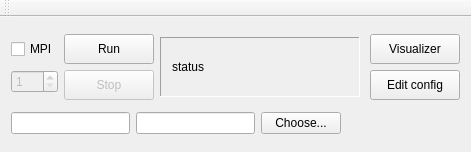
<?xml version="1.0" encoding="UTF-8"?>
<ui version="4.0">
 <class>MainWindow</class>
 <widget class="QMainWindow" name="MainWindow">
  <property name="geometry">
   <rect>
    <x>0</x>
    <y>0</y>
    <width>471</width>
    <height>152</height>
   </rect>
  </property>
  <property name="windowTitle">
   <string>CourseWork App</string>
  </property>
  <widget class="QWidget" name="centralWidget">
   <layout class="QVBoxLayout" name="verticalLayout">
    <item>
     <layout class="QHBoxLayout" name="horizontalLayout_2">
      <item>
       <layout class="QVBoxLayout" name="verticalLayout_2">
        <item>
         <widget class="QCheckBox" name="isMPI">
          <property name="toolTip">
           <string>Use MPI</string>
          </property>
          <property name="text">
           <string>MPI</string>
          </property>
         </widget>
        </item>
        <item>
         <widget class="QSpinBox" name="pnumBox">
          <property name="enabled">
           <bool>false</bool>
          </property>
          <property name="toolTip">
           <string>number of processes</string>
          </property>
          <property name="minimum">
           <number>1</number>
          </property>
         </widget>
        </item>
       </layout>
      </item>
      <item>
       <layout class="QVBoxLayout" name="verticalLayout_3">
        <item>
         <widget class="QPushButton" name="startButton">
          <property name="minimumSize">
           <size>
            <width>90</width>
            <height>30</height>
           </size>
          </property>
          <property name="toolTip">
           <string>Run exec</string>
          </property>
          <property name="text">
           <string>Run</string>
          </property>
         </widget>
        </item>
        <item>
         <widget class="QPushButton" name="stopButton">
          <property name="enabled">
           <bool>false</bool>
          </property>
          <property name="minimumSize">
           <size>
            <width>90</width>
            <height>30</height>
           </size>
          </property>
          <property name="toolTip">
           <string>Stop exec</string>
          </property>
          <property name="text">
           <string>Stop</string>
          </property>
         </widget>
        </item>
       </layout>
      </item>
      <item>
       <widget class="QFrame" name="frame">
        <property name="minimumSize">
         <size>
          <width>200</width>
          <height>0</height>
         </size>
        </property>
        <property name="maximumSize">
         <size>
          <width>16777215</width>
          <height>60</height>
         </size>
        </property>
        <property name="frameShape">
         <enum>QFrame::Panel</enum>
        </property>
        <property name="frameShadow">
         <enum>QFrame::Sunken</enum>
        </property>
        <layout class="QGridLayout" name="gridLayout">
         <item row="0" column="0">
          <widget class="QLabel" name="runStatusLabel">
           <property name="toolTip">
            <string>status ololo</string>
           </property>
           <property name="text">
            <string>status</string>
           </property>
          </widget>
         </item>
        </layout>
       </widget>
      </item>
      <item>
       <spacer name="horizontalSpacer_2">
        <property name="orientation">
         <enum>Qt::Horizontal</enum>
        </property>
        <property name="sizeType">
         <enum>QSizePolicy::Preferred</enum>
        </property>
        <property name="sizeHint" stdset="0">
         <size>
          <width>40</width>
          <height>20</height>
         </size>
        </property>
       </spacer>
      </item>
      <item>
       <layout class="QVBoxLayout" name="verticalLayout_4">
        <item>
         <widget class="QPushButton" name="visBtn">
          <property name="minimumSize">
           <size>
            <width>90</width>
            <height>30</height>
           </size>
          </property>
          <property name="toolTip">
           <string>Start visualizer</string>
          </property>
          <property name="text">
           <string>Visualizer</string>
          </property>
         </widget>
        </item>
        <item>
         <widget class="QPushButton" name="editButton">
          <property name="minimumSize">
           <size>
            <width>90</width>
            <height>30</height>
           </size>
          </property>
          <property name="toolTip">
           <string>Open config in system editor</string>
          </property>
          <property name="text">
           <string>Edit config</string>
          </property>
         </widget>
        </item>
       </layout>
      </item>
     </layout>
    </item>
    <item>
     <layout class="QHBoxLayout" name="horizontalLayout">
      <item>
       <widget class="QLineEdit" name="execCheck">
        <property name="contextMenuPolicy">
         <enum>Qt::NoContextMenu</enum>
        </property>
        <property name="toolTip">
         <string>Exec status</string>
        </property>
        <property name="readOnly">
         <bool>true</bool>
        </property>
       </widget>
      </item>
      <item>
       <widget class="QLineEdit" name="configCheck">
        <property name="contextMenuPolicy">
         <enum>Qt::NoContextMenu</enum>
        </property>
        <property name="toolTip">
         <string>Config status</string>
        </property>
        <property name="styleSheet">
         <string notr="true"/>
        </property>
        <property name="readOnly">
         <bool>true</bool>
        </property>
       </widget>
      </item>
      <item>
       <widget class="QPushButton" name="chooseBtn">
        <property name="toolTip">
         <string>Choose exec and config</string>
        </property>
        <property name="text">
         <string>Choose...</string>
        </property>
       </widget>
      </item>
      <item>
       <spacer name="horizontalSpacer">
        <property name="orientation">
         <enum>Qt::Horizontal</enum>
        </property>
        <property name="sizeHint" stdset="0">
         <size>
          <width>40</width>
          <height>20</height>
         </size>
        </property>
       </spacer>
      </item>
     </layout>
    </item>
   </layout>
  </widget>
  <widget class="QMenuBar" name="menuBar">
   <property name="geometry">
    <rect>
     <x>0</x>
     <y>0</y>
     <width>471</width>
     <height>21</height>
    </rect>
   </property>
  </widget>
  <widget class="QToolBar" name="mainToolBar">
   <attribute name="toolBarArea">
    <enum>TopToolBarArea</enum>
   </attribute>
   <attribute name="toolBarBreak">
    <bool>false</bool>
   </attribute>
  </widget>
 </widget>
 <layoutdefault spacing="6" margin="11"/>
 <resources/>
 <connections/>
</ui>
